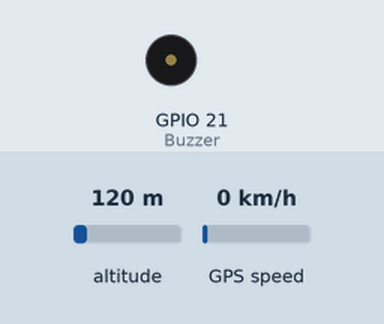
A program run on a simulated Raspberry Pi (BCM pin numbers). Shown: buzzer (waves = sounding, pin HIGH). The inputs (shaded band) are chosen by the test bench; at power-on: altitude 120 m, GPS speed 0 km/h. The clock reads 2024-03-15 10:24:30 at power-on unless the program sets it; the GPS gets a fix after 3 s at 37.7749, -122.4194 with 8 satellites; what the program prints to the terminal is not drawn.

Above: at 0.05 s.
Timing chart, 0 to 7.4 s (numbered marks = the images above):
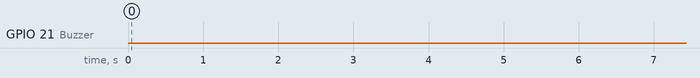

Measured:
- by itself, GPIO 21 (Buzzer): repeats every 5.7 s: LOW 0.01 s, HIGH 0.10 s, LOW 5.5 s, HIGH 0.10 s

The program:

gps_test_roughwork.py
```python
import serial
import time
import pynmea2

import RPi.GPIO as GPIO
import time

import datetime

GPIO.setwarnings(False)
GPIO.setmode(GPIO.BCM)
Buzzer = 21
GPIO.setup(Buzzer, GPIO.OUT)
GPIO.output(Buzzer, False)

def buzzer():
    GPIO.setwarnings(False)
    GPIO.setmode(GPIO.BCM)
    Buzzer = 21
    GPIO.setup(Buzzer, GPIO.OUT)
    GPIO.output(Buzzer, False)
#         print("Buzzer OFF")
    time.sleep(5.5)
    GPIO.output(Buzzer, True)
#         print("Buzzer ON")
    time.sleep(0.1)
    GPIO.output(Buzzer, False)
#         print("Buzzer OFF")
    time.sleep(0.01)
    GPIO.output(Buzzer, True)
#         print("Buzzer ON")
    time.sleep(0.1)


# List of possible serial ports on Raspberry Pi 4B
gps_ports = ["/dev/ttyS0", "/dev/serial0", "/dev/ttyAMA0"]
ser = None

for port in gps_ports: # try and except is implemented to connect to one of the serial ports
                       # and also to avoid errors by better handling the exceptions
                       # since it has been observed that the serial ports have been different
                       # with varying setup
    try:
        ser = serial.Serial(port, 9600, timeout = 1)  # set a timeout for the connection
        print(f"Connected to {port}")
        break  # this will exit the loop only if the connection is successful
    except (serial.SerialException, OSError) as e:
        continue
#         print(f"Failed to connect to {port}: {e}") # use this line for debugging,
                                                     # incase the code throws an error,
                                                # & also shows which serial port is not connected


# if no connection was made, exit the program
if ser is None:
    print("No available GPS serial port found. Exiting.")
    exit(1)

# Get current date and time
now = datetime.datetime.now()
try:
    while True:
        if ser.in_waiting > 0:


            newdata = ser.readline().decode("utf-8", errors="ignore").strip()
            if newdata.startswith("$GPGGA"):
                try:
                    now2 = datetime.datetime.now()
                    running = now2 - now
                    newmsg = pynmea2.parse(newdata)
                    lat = newmsg.latitude
                    lng = newmsg.longitude
                    gps = f"Latitude: {lat} with Longitude: {lng}"
                    if max(lat,lng) > 0:
                        buzzer()

                    now2 = datetime.datetime.now()
                    times = now2 - now
                    print(gps, times)
                except pynmea2.ParseError as e:
                    print(f"Parse error: {e}", running)
                except AttributeError:
                    print("Parsed message does not contain latitude/longitude.", running)
#         time.sleep(1)

except KeyboardInterrupt:
    print("Exiting program.")
finally:
    if ser is not None:
        ser.close()  # ensure the serial port is closed on exit


# date: 08th October 2024
# contributed by : devanshj27 on github

# the code below is working properly,
# the IC on gps_neo requires significant startup time upto ~90 seconds or more,
# even if the LED on the gps sensor starts blinking,
# do not expect the sensor to provide the accurate output rightaway,
# kindly wait for ~25 seconds or more,
# so do not plug/insert gps sensor and immediately start running the code,
# doing so will result in code throwing an error,
# or may give (0.0, 0.0) == (latitudes, longitudes) by default,
# unless you are on NULL island


'''
import serial
import time
import pynmea2

gps_port = "/dev/ttyAMA0"  # Adjust this as needed
ser = serial.Serial(gps_port, 9600)

try:
    while True:
        if ser.in_waiting > 0:
            newdata = ser.readline().decode("utf-8", errors="ignore").strip()  # Use strip() instead of rstrip()
            if newdata.startswith("$GPGGA"):  # More Pythonic way to check the start of the string
                try:
                    newmsg = pynmea2.parse(newdata)
                    lat = newmsg.latitude
                    lng = newmsg.longitude
                    gps = f"Latitude: {lat} with Longitude: {lng}"
                    print(gps)
                except pynmea2.ParseError as e:
                    print(f"Parse error: {e}")
                except AttributeError:
                    print("Parsed message does not contain latitude/longitude.")
        time.sleep(1)

except KeyboardInterrupt:
    print("Exiting program.")
finally:
    ser.close()  # Ensure the serial port is closed on exit

'''

### end of code ### 08th October 2024
```
